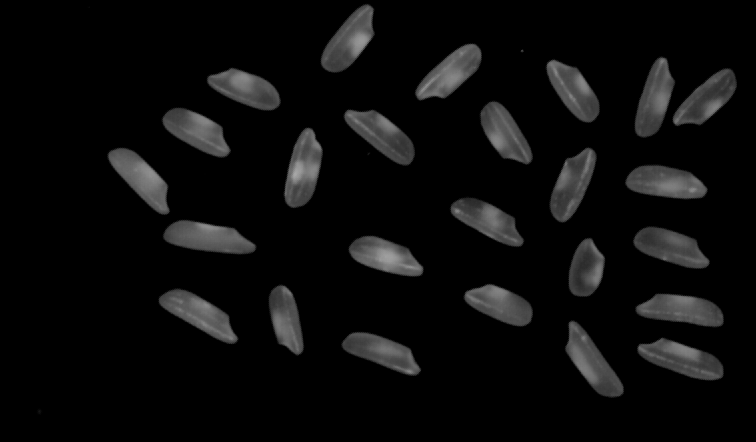
#> input picture pictures/rice.png, 756 x 442 px, found by its file name
$ python 1202Image.py   (older library calls are emulated)
#> lines starting #> are read from the running program, lines starting #| are printed output that depends on the picture; after the words box and inside, x2 and y2 are one past the last pixel; in counts of white or black regions, pixels touching at a corner belong together
# !/usr/bin/env python
# -*- coding: utf-8 -*-
"""
# @Time    : 2019/10/30 18:14
# @Author  : HaoWang
# @Site    : HongKong, China
# @project : $[PROJECT_NAME]
# @File    : 1202Image.py
# @Software: PyCharm
# @license: haowanghk@gmail.com
"""

import numpy as np
import cv2

im = cv2.imread('pictures/rice.png')
#> im is the input picture: shape (442, 756, 3); min 0, max 167, mean 12.3
imgray = cv2.cvtColor(im, cv2.COLOR_BGR2GRAY)

ret, thresh = cv2.threshold(imgray,0,255,cv2.THRESH_BINARY+cv2.THRESH_OTSU)
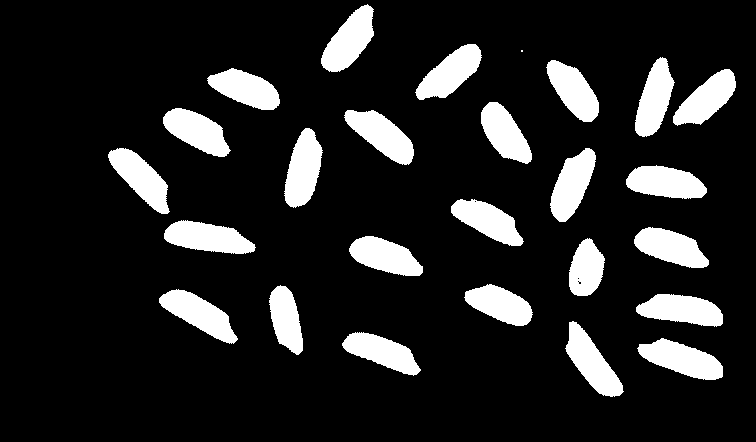
#> thresh: shape (442, 756); 14.3% white; 26 white regions (1 under 20 px)
#> ret = 42

im2, contours, hierarchy = cv2.findContours(thresh, cv2.RETR_TREE, cv2.CHAIN_APPROX_SIMPLE)
#> contours = 30 contours, 5 with area under 20; largest, box (x1, y1, x2, y2) and area: (637, 338, 723, 380) 1978, (164, 220, 256, 254) 1973, (284, 128, 323, 208) 1956, (321, 4, 374, 72) 1944, (565, 321, 624, 397) 1932

#> (the run stopped early here; a loop or call above may not have finished)
